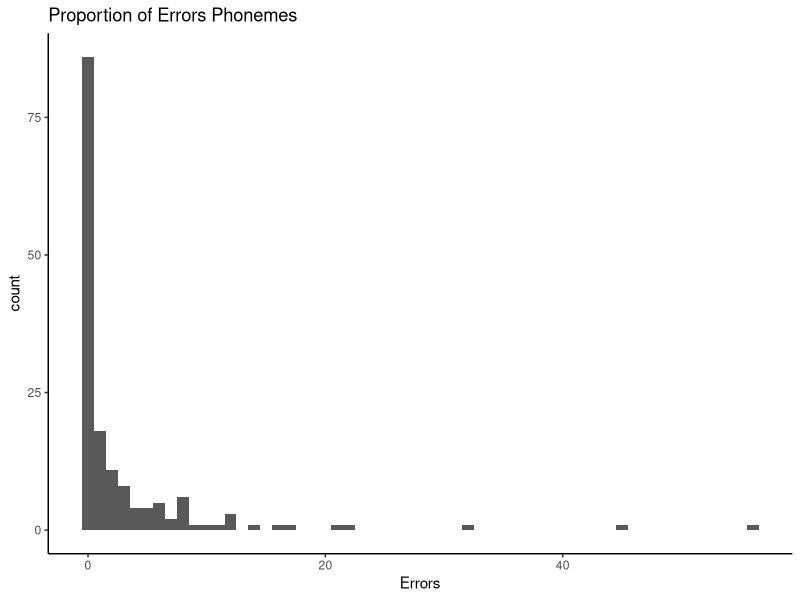
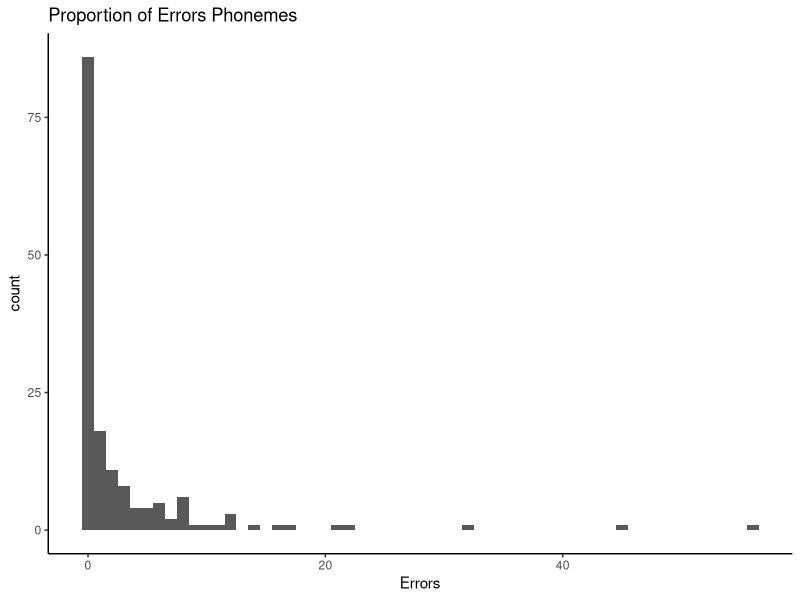

These charts were generated, in order, by the following R code:
## ---- chunk 1
library('methods')
library('knitr')
library('ggplot2')

cov <- read.delim('statistics.dat', header=TRUE, sep="\t")

get_corlabel <- function(x, y) {
    r <- cor.test(x, y)
    if (r$p.value <= 0.05) {
        sig <- '*'
    } else {
        sig <- ''
    }
    sprintf(
        "r=%0.2f, p=%0.2f%s",
        r$estimate,
        r$p.value,
        sig
    )
}
## ---- chunk 2
p <- ggplot(cov, aes(Errors))
p <- p + geom_histogram(binwidth=1)
p <- p + ggtitle('Proportion of Errors Phonemes')
p <- p + theme_classic()

print(p)

pdf('histogram-missing_phonemes.pdf')
print(p)
x <- dev.off()
## ---- chunk 3
err <- cov[cov$Errors > 0,]
ok <- cov[cov$Errors == 0,]

cat(sprintf(
    'How many languages have no errors?: %d', nrow(ok)
))
    
cat(sprintf(
    "What percent of languages have no errors?: %0.2f%%",
    nrow(ok) / nrow(cov) * 100
))
## ---- chunk 4
cat(sprintf(" - Average number of Errors: %d", median(err$Errors)))
cat(sprintf(" - Minimum number of Errors: %d", min(err$Errors)))
cat(sprintf(" - Maximum number of Errors: %d", max(err$Errors)))
cat(sprintf(" - Standard Deviation: %0.2f", sd(err$Errors)))
## ---- chunk 5
kable(head(cov[order(-cov$Errors),])[c("Language", "Errors", "DistinctErrors")])
## ---- chunk 6
cat(sprintf(" - Average number of DISTINCT Errors: %d", median(err$DistinctErrors)))
cat(sprintf(" - Minimum number of DISTINCT Errors: %d", min(err$DistinctErrors)))
cat(sprintf(" - Maximum number of DISTINCT Errors: %d", max(err$DistinctErrors)))
cat(sprintf(" - Standard Deviation: %0.2f", sd(err$DistinctErrors)))
